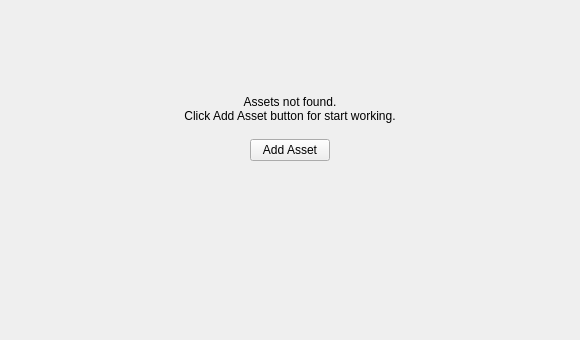
<?xml version="1.0" encoding="UTF-8"?>
<ui version="4.0">
 <class>Form</class>
 <widget class="QWidget" name="Form">
  <property name="geometry">
   <rect>
    <x>0</x>
    <y>0</y>
    <width>580</width>
    <height>340</height>
   </rect>
  </property>
  <layout class="QHBoxLayout" name="horizontalLayout" stretch="1,3,1">
   <item>
    <spacer name="horizontalSpacer">
     <property name="orientation">
      <enum>Qt::Horizontal</enum>
     </property>
     <property name="sizeHint" stdset="0">
      <size>
       <width>110</width>
       <height>20</height>
      </size>
     </property>
    </spacer>
   </item>
   <item>
    <layout class="QVBoxLayout" name="verticalLayout" stretch="1,0,0,0,2">
     <item>
      <spacer name="verticalSpacer_2">
       <property name="orientation">
        <enum>Qt::Vertical</enum>
       </property>
       <property name="sizeHint" stdset="0">
        <size>
         <width>20</width>
         <height>40</height>
        </size>
       </property>
      </spacer>
     </item>
     <item>
      <widget class="QLabel" name="label">
       <property name="text">
        <string>Assets not found.
Click Add Asset button for start working.</string>
       </property>
       <property name="alignment">
        <set>Qt::AlignCenter</set>
       </property>
      </widget>
     </item>
     <item>
      <spacer name="verticalSpacer_3">
       <property name="orientation">
        <enum>Qt::Vertical</enum>
       </property>
       <property name="sizeHint" stdset="0">
        <size>
         <width>20</width>
         <height>10</height>
        </size>
       </property>
      </spacer>
     </item>
     <item>
      <layout class="QHBoxLayout" name="horizontalLayout_2">
       <item>
        <spacer name="horizontalSpacer_4">
         <property name="orientation">
          <enum>Qt::Horizontal</enum>
         </property>
         <property name="sizeHint" stdset="0">
          <size>
           <width>40</width>
           <height>20</height>
          </size>
         </property>
        </spacer>
       </item>
       <item>
        <widget class="QPushButton" name="addButton">
         <property name="text">
          <string>Add Asset</string>
         </property>
        </widget>
       </item>
       <item>
        <spacer name="horizontalSpacer_3">
         <property name="orientation">
          <enum>Qt::Horizontal</enum>
         </property>
         <property name="sizeHint" stdset="0">
          <size>
           <width>40</width>
           <height>20</height>
          </size>
         </property>
        </spacer>
       </item>
      </layout>
     </item>
     <item>
      <spacer name="verticalSpacer">
       <property name="orientation">
        <enum>Qt::Vertical</enum>
       </property>
       <property name="sizeHint" stdset="0">
        <size>
         <width>20</width>
         <height>40</height>
        </size>
       </property>
      </spacer>
     </item>
    </layout>
   </item>
   <item>
    <spacer name="horizontalSpacer_2">
     <property name="orientation">
      <enum>Qt::Horizontal</enum>
     </property>
     <property name="sizeHint" stdset="0">
      <size>
       <width>40</width>
       <height>20</height>
      </size>
     </property>
    </spacer>
   </item>
  </layout>
 </widget>
 <resources/>
 <connections/>
</ui>
